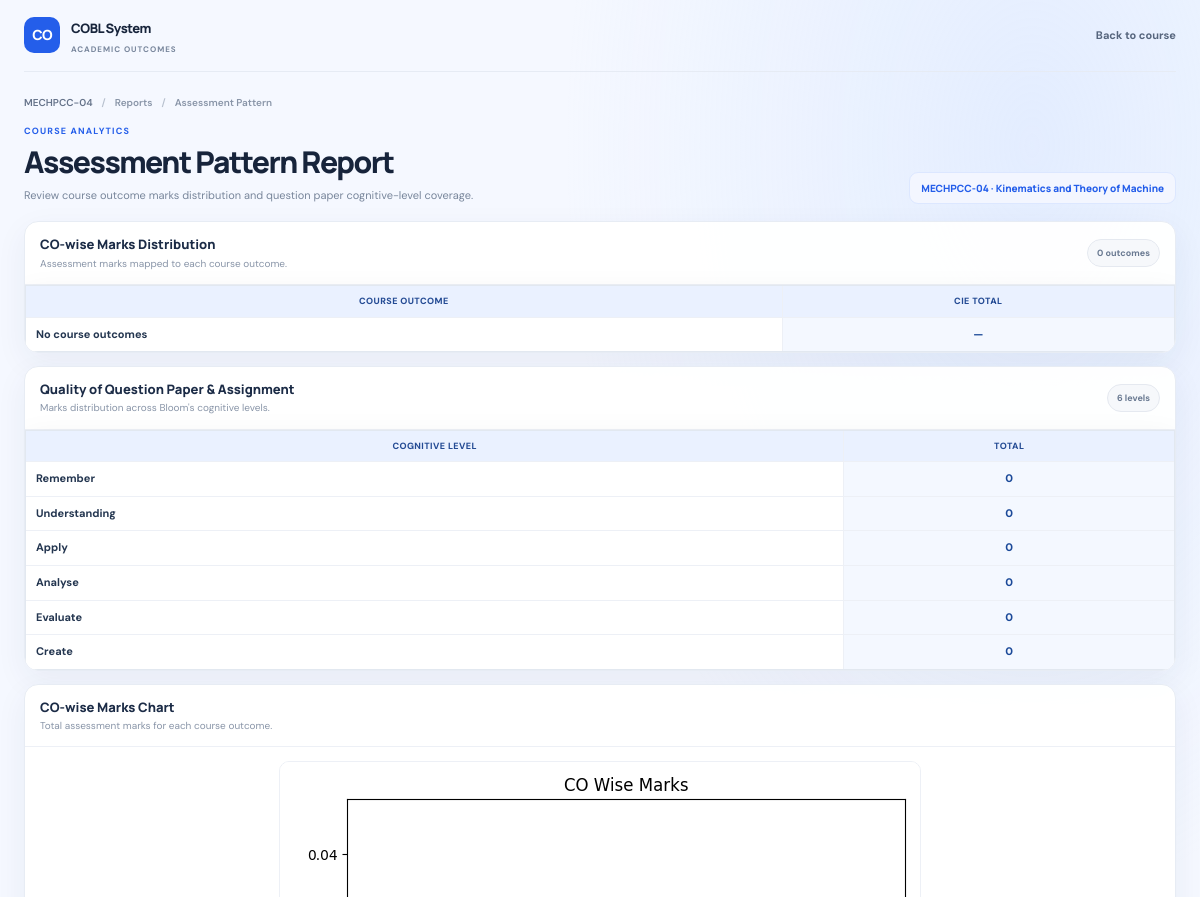
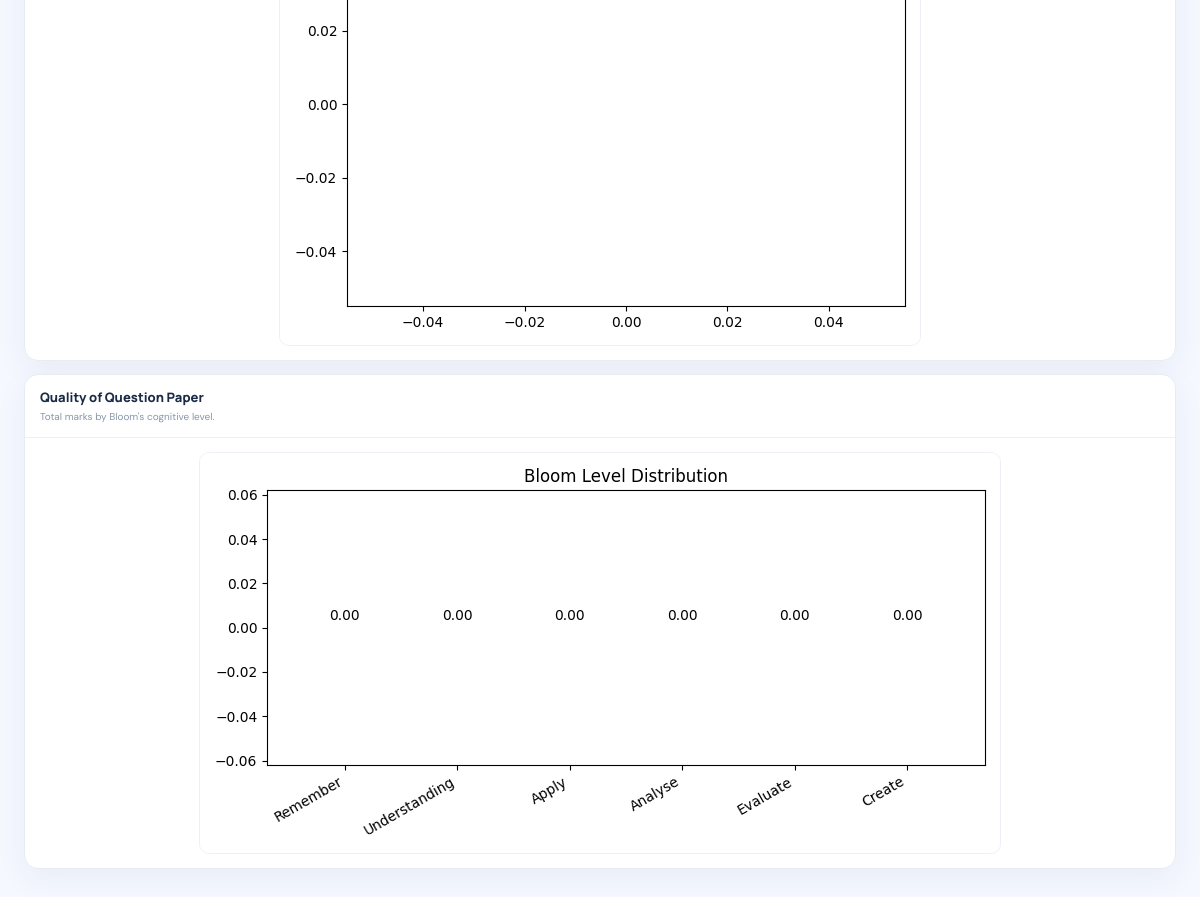
Page /course/1/assessment_pattern/ (signed in) on the committed database (2 pictures, top to bottom).
### accounts/models.py (models this page shows, shortened)
class Course(models.Model):
    academic_class = models.ForeignKey(
        AcademicClass,
        on_delete=models.CASCADE,
        related_name="courses"
    )
    course_code = models.CharField(max_length=20)
    course_name = models.CharField(max_length=100)
    faculty = models.ForeignKey(
        settings.AUTH_USER_MODEL,
        on_delete=models.SET_NULL,
        null=True,
        blank=True,
        limit_choices_to={"role__in": ["FACULTY", "HOD"]}
    )

### accounts/views.py (the view, shortened to what this page needs)
@login_required
def assessment_pattern(request, course_id, *, return_report_context=False):
    course = get_object_or_404(Course, id=course_id)
    if request.user.role == "FACULTY" and course.faculty != request.user:
        return HttpResponseForbidden("Not authorized")
    if request.user.role == "HOD" and course.academic_class.department != request.user.department:
        return HttpResponseForbidden("Not authorized")
    tools = AssessmentTool.objects.filter(course=course)
    grouped_columns = {}
    cos = CourseOutcome.objects.filter(course=course).order_by("co_number")
    co_table = {}
    bl_levels = {
        "Remember": "BL1",
        "Understanding": "BL2",
        "Apply": "BL3",
        "Analyse": "BL4",
        "Evaluate": "BL5",
        "Create": "BL6",
    }
    bl_table = {}
    for name, bl in bl_levels.items():
        row = {}
        total = 0
        row["TOTAL"] = total
        bl_table[name] = row
    co_chart = None
    bl_chart = None
    if plt is not None:
        labels = list(co_table.keys())
        values = [co_table[c]["TOTAL"] for c in labels]
        fig, ax = plt.subplots()
        bars = ax.bar(labels, values)
        ax.bar_label(bars, fmt="%.2f", padding=3)
        ax.set_title("CO Wise Marks")
        ax.margins(y=0.12)
        fig.tight_layout()
        buffer = io.BytesIO()
        plt.savefig(buffer, format="png")
        buffer.seek(0)
        co_chart = base64.b64encode(buffer.getvalue()).decode()
        buffer.close()
        plt.close()
        labels = list(bl_table.keys())
        values = [bl_table[b]["TOTAL"] for b in labels]
        fig, ax = plt.subplots(figsize=(8,4))
        bars = ax.bar(labels, values)
        ax.bar_label(bars, fmt="%.2f", padding=3)
        ax.set_title("Bloom Level Distribution")
        ax.margins(y=0.12)
        plt.xticks(rotation=30, ha="right")
        plt.tight_layout()
        buffer = io.BytesIO()
        plt.savefig(buffer, format="png")
        buffer.seek(0)
        bl_chart = base64.b64encode(buffer.getvalue()).decode()
        buffer.close()
        plt.close()
    context = {
        "course": course,
        "cos": list(cos),
        "tools": list(tools),
        "grouped_columns": grouped_columns,
        "co_table": co_table,
        "bl_table": bl_table,
        "charts_available": plt is not None,
        "co_chart": co_chart,
        "bl_chart": bl_chart,
    }
    if return_report_context:
        return context
    return render(
        request,
        "reports/assessment_pattern.html",
        context
    )

### accounts/templates/reports/assessment_pattern.html (shortened to what this page needs)
{% load custom_filters %}
<!DOCTYPE html>
<html lang="en">
<head>
    <link rel="stylesheet" href="/static/css/site.css">
</head>
<body>
    <div class="page-shell">
        <header class="topbar">
            <a class="brand" href="{% url 'view_course' course.id %}" aria-label="COBL course dashboard">
                <span class="brand-mark">CO</span>
                <span>
                    <span class="brand-name">COBL System</span>
                    <span class="brand-caption">Academic Outcomes</span>
                </span>
            </a>
            <a class="back-link" href="{% url 'view_course' course.id %}">Back to course</a>
        </header>
        <main class="page-content">
            <nav class="breadcrumb" aria-label="Breadcrumb">
                <a href="{% url 'view_course' course.id %}">{{ course.course_code }}</a>
                <span class="breadcrumb-separator">/</span>
                <span>Reports</span>
                <span class="breadcrumb-separator">/</span>
                <span>Assessment Pattern</span>
            </nav>
            <div class="page-heading">
                <div>
                    <p class="eyebrow">Course analytics</p>
                    <h1>Assessment Pattern Report</h1>
                    <p class="page-description">Review course outcome marks distribution and question paper cognitive-level coverage.</p>
                </div>
                <span class="course-chip">{{ course.course_code }} · {{ course.course_name }}</span>
            </div>
            <section class="panel" aria-labelledby="coDistributionTitle">
                <div class="panel-heading">
                    <div>
                        <h2 class="panel-title" id="coDistributionTitle">CO-wise Marks Distribution</h2>
                        <p class="panel-subtitle">Assessment marks mapped to each course outcome.</p>
                    </div>
                    <span class="panel-count">{{ co_table|length }} outcomes</span>
                </div>
                <div class="table-wrap">
                    <table class="report-table">
                        <thead>
                            <tr>
                                <th rowspan="2" scope="col">Course outcome</th>
                                <th rowspan="2" class="total-col" scope="col">CIE total</th>
                            </tr>
                            <tr>
                            </tr>
                        </thead>
                        <tbody>
                            {% for co, row in co_table.items %}
                            <tr>
                                <td class="row-label">{{ co }}</td>
                                {% for main, cols in grouped_columns.items %}
                                    {% for col in cols %}
                                    <td>{{ row|get_item:col.key|default:0|floatformat:"-2" }}</td>
                                    {% endfor %}
                                {% endfor %}
                                <td class="total-col">{{ row.TOTAL|floatformat:"-2" }}</td>
                            </tr>
                            {% empty %}
                            <tr>
                                <td class="row-label">No course outcomes</td>
                                <td class="total-col">—</td>
                            </tr>
                            {% endfor %}
                        </tbody>
                    </table>
                </div>
            </section>
            <section class="panel" aria-labelledby="cognitiveTitle">
                <div class="panel-heading">
                    <div>
                        <h2 class="panel-title" id="cognitiveTitle">Quality of Question Paper &amp; Assignment</h2>
                        <p class="panel-subtitle">Marks distribution across Bloom's cognitive levels.</p>
                    </div>
                    <span class="panel-count">{{ bl_table|length }} levels</span>
                </div>
                <div class="table-wrap">
                    <table class="report-table">
                        <thead>
                            <tr>
                                <th rowspan="2" scope="col">Cognitive level</th>
                                <th rowspan="2" class="total-col" scope="col">Total</th>
                            </tr>
                            <tr>
                            </tr>
                        </thead>
                        <tbody>
                            {% for level, row in bl_table.items %}
                            <tr>
                                <td class="row-label">{{ level }}</td>
                                <td class="total-col">{{ row.TOTAL|floatformat:"-2" }}</td>
                            </tr>
                            {% endfor %}
                        </tbody>
                    </table>
                </div>
            </section>
            <section class="panel" aria-labelledby="coChartTitle">
                <div class="panel-heading">
                    <div>
                        <h2 class="panel-title" id="coChartTitle">CO-wise Marks Chart</h2>
                        <p class="panel-subtitle">Total assessment marks for each course outcome.</p>
                    </div>
                </div>
                <div class="chart-content">
                    {% if co_chart %}
                    <img alt="Bar chart showing total marks by course outcome">
                    {% else %}
                    <p class="chart-unavailable">Chart preview is unavailable because matplotlib is not installed on this system.</p>
                    {% endif %}
                </div>
            </section>
            <section class="panel" aria-labelledby="qualityChartTitle">
                <div class="panel-heading">
                    <div>
                        <h2 class="panel-title" id="qualityChartTitle">Quality of Question Paper</h2>
                        <p class="panel-subtitle">Total marks by Bloom's cognitive level.</p>
                    </div>
                </div>
                <div class="chart-content">
                    {% if bl_chart %}
                    <img alt="Bar chart showing marks by cognitive level">
                    {% else %}
                    <p class="chart-unavailable">Chart preview is unavailable because matplotlib is not installed on this system.</p>
                    {% endif %}
                </div>
            </section>
        </main>
    </div>
</body>
</html>

### accounts/static/css/site.css (style rules this page uses)
:root { color-scheme: light; --site-bg: #f4f7fb; --site-surface: #ffffff; --site-border: #e2e8f0; --site-text: #1e293b; --site-muted: #64748b; --site-primary: #2563eb; --site-primary-hover: #1d4ed8; --site-shadow: 0 12px 32px rgba(15, 23, 42, 0.08); }
html { min-height: 100%; background: var(--site-bg); }
body { min-height: 100vh; background: var(--site-bg) !important; background-image: none !important; color: var(--site-text) !important; font-family: Inter, "Segoe UI", Arial, sans-serif !important; line-height: 1.6; }
.navbar, .card, .dashboard-card, .section, .form-card, .login-box, .modal-box, .totals-panel, .table-box, .table-wrapper, .table-container, .table-wrap, .excel-card, .user-header, .faculty-info, .class-info { background: var(--site-surface) !important; color: var(--site-text) !important; border: 1px solid var(--site-border) !important; box-shadow: var(--site-shadow) !important; -webkit-backdrop-filter: none !important; backdrop-filter: none !important; }
h1, h2, h3, h4, h5, h6, p, label, legend, th, td { color: var(--site-text); }
a { transition: color 160ms ease, background-color 160ms ease, box-shadow 160ms ease; }
.table-wrapper, .table-box, .table-container, .table-wrap, .table-responsive { max-width: 100%; overflow-x: auto; -webkit-overflow-scrolling: touch; }
table { color: var(--site-text); }
th { background: #eaf1ff !important; color: #1e3a8a !important; }
td { color: var(--site-text); }

### rows in the picture
Course: course_code "MECHPCC-04", course_name "Kinematics and Theory of Machine"

### other values in the picture
{{ co_table|length }} "0"
{{ bl_table|length }} "6"
{{ level }} "Remember" "Understanding" "Apply" "Analyse" "Evaluate" "Create"
{{ row.TOTAL|floatformat:"-2" }} "0" "0" "0" "0" "0" "0"
